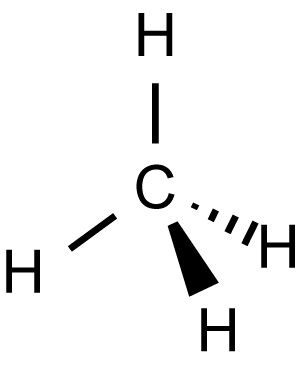
#> input picture ch3.jpg, 300 x 373 px, found by its file name
$ python mserDetection.py
#> lines starting #> are read from the running program, lines starting #| are printed output that depends on the picture; after the words box and inside, x2 and y2 are one past the last pixel; in counts of white or black regions, pixels touching at a corner belong together
import cv2
import numpy as np
import pytesseract
import text_detection as td
class Block:
    def __init__(self, bound, img):
        self.bound = bound
        self.ch = ''
        self.img = img

    def getString():
        td.getString(self.img)


#from tesseract import image_to_string

img = cv2.imread('../../../Desktop/ch3.jpg')
#> img is the input picture: shape (373, 300, 3); min 0, max 255, mean 241.8
mser = cv2.MSER_create()
gray = cv2.cvtColor(img, cv2.COLOR_BGR2GRAY) #Converting to GrayScale
gray_img = img.copy()

msers, bbox = mser.detectRegions(gray) # bbox is xmin, ymin, xrange, yrange
#> msers = 155 items; bbox = 155 rows, first 6: [7, 250, 33, 42], [6, 250, 34, 43], [6, 250, 34, 43], [6, 250, 34, 43], [6, 249, 34, 44], [6, 249, 34, 44]
print(len(bbox))
#| 155
portions = []
blocks = []

for n in range(0, len(bbox)):
    portions.append(gray[bbox[n][1]:(bbox[n][1] + bbox[n][3]), bbox[n][0]:(bbox[n][0] + bbox[n][2])])
    cv2.rectangle(img, (bbox[n][0], bbox[n][1]) , (bbox[n][0] + bbox[n][2], bbox[n][1] + bbox[n][3]), (0,255,255), 2 )
    blocks.append(Block(bbox[n,:], portions[n]))
#> this loop made 155 passes
#> pass 1, in __init__, `self.img = img`:
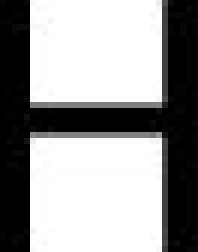
#> self.img: shape (42, 33) (shown 6 times larger); min 0, max 255, mean 151.8
#> pass 2, in __init__ (call 2), `self.img = img`:
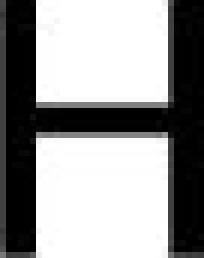
#> self.img: shape (43, 34) (shown 6 times larger); min 0, max 255, mean 150.2
#> after the loop:
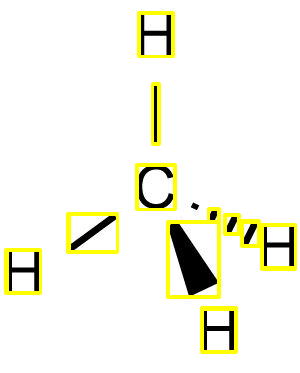
#> img: shape (373, 300, 3); 5.28% of pixels changed, all inside (x1, y1, x2, y2) = (4, 11, 297, 354)
#> after the loop, blocks = 155 items; portions = 155 items


cv2.imshow('Blocked Image', img)
cv2.waitKey(0)

for n in range(0, len(blocks)):
#> (the run stopped early here; a loop or call above may not have finished)

$ run again, with a.jpg copied over ch3.jpg
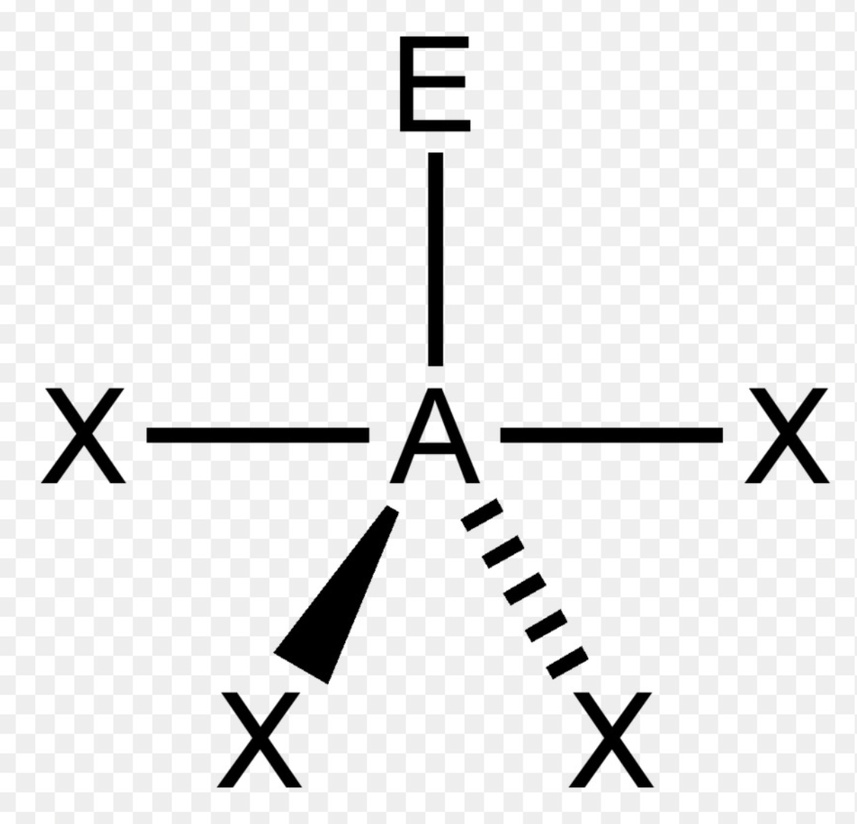
#> input picture a.jpg, 857 x 824 px, shrunk from 1146 x 1102 before the run, found by its file name
#> img is the input picture: shape (824, 857, 3); mean B, G, R 233.4, 233.4, 233.4
#> msers = 727 items; bbox = 727 rows, first 6: [401, 37, 69, 94], [401, 37, 69, 94], [401, 37, 69, 94], [400, 37, 70, 94], [400, 37, 70, 94], [400, 37, 70, 94]
#| 727
#> the loop `for n in range(0, len(bbox)):` made 727 passes
#> pass 1, in __init__, `self.img = img`:
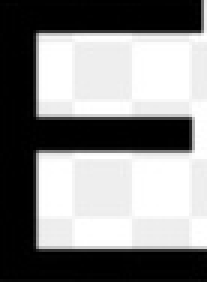
#> self.img: shape (94, 69) (shown 3 times larger); min 0, max 255, mean 134
#> after the loop `for n in range(0, len(bbox)):`:
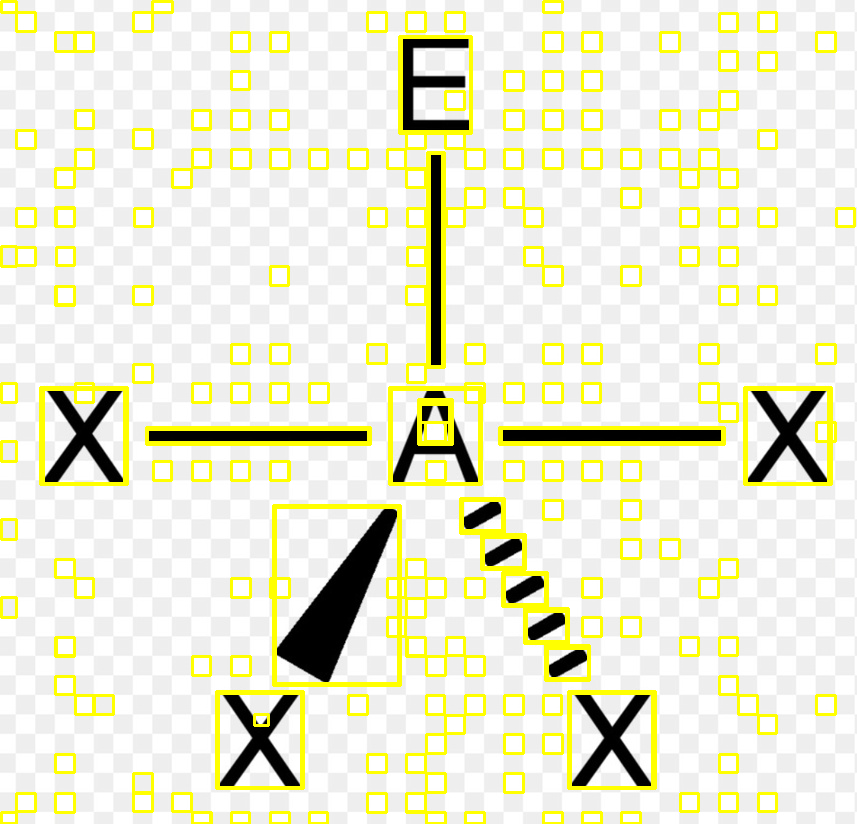
#> img: shape (824, 857, 3); 9.38% of pixels changed, all inside (x1, y1, x2, y2) = (0, 0, 856, 824)
#> after the loop `for n in range(0, len(bbox)):`: blocks = 727 items
